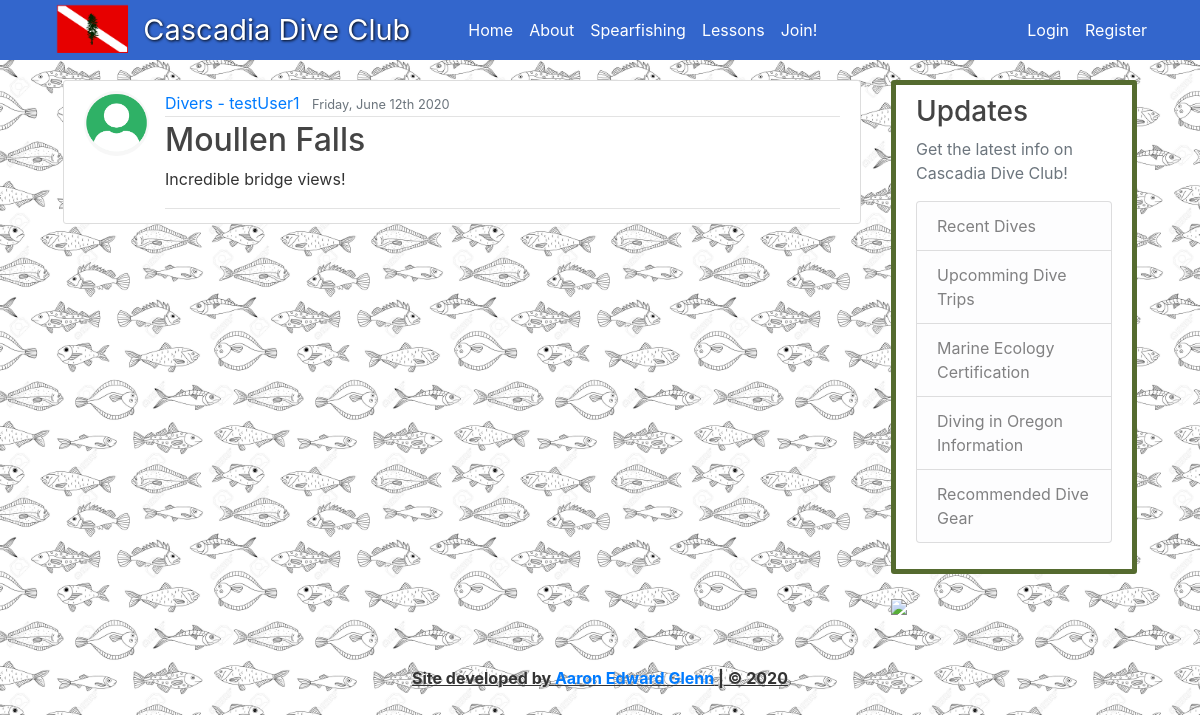
The app's page /post/1/ with its own data.
### blog/models.py (models this page shows, shortened)
class DivePost(models.Model):
    title = models.CharField(max_length=100)
    dive_site = models.CharField(max_length=100, blank=True)
    content = models.TextField()
    date_posted = models.DateTimeField(default=timezone.now)
    diver = models.ForeignKey(User, on_delete=models.SET(get_sentinel_user))

### users/models.py (models this page shows, shortened)
class Profile(models.Model):
    user = models.OneToOneField(User, on_delete=models.CASCADE)
    image = models.ImageField(default='default.jpg', upload_to='prfile_pics')

### blog/views.py (the view)
# urls.py: path('post/<int:pk>/', PostDetailView.as_view(), name='post-detail'),
class PostDetailView(DetailView):
    model = DivePost

### blog/templates/blog/divepost_detail.html (shortened to what this page needs)
{% extends 'blog/base.html' %}
{% block content %}
<article class="media content-section">
    <img class="rounded-circle article-img" src="{{ object.diver.profile.image.url }}">
    <div class="media-body">
        <div class="article-metadata">
            <a class="mr-2" href="#">Divers - {{ object.diver }}</a>
            <small class="text-muted">{{ object.date_posted|date:'l, F jS Y' }}</small>
        </div>
        <h2 class="article-title">{{ object.dive_site }}</h2>
        <p class="article-content">{{ object.content }}</p>
        <div class="article-metadata">
        </div>
    </div>
</article>
{% endblock %}

### blog/static/blog/main.css (style rules this page uses)
body { background-image: url("/media/background_images/fish_background2.jpg"); background-attachment: fixed; color: #333333; background-size: 20%; margin-top: 5rem; }
h1, h2, h3, h4, h5, h6 { color: #444444; }
.content-section { background: #ffffff; padding: 10px 20px; border: 1px solid #dddddd; border-radius: 3px; margin-bottom: 20px; }
.article-title { color: #444444; }
.article-content { white-space: pre-line; }
.article-img { height: 65px; width: 65px; margin-right: 16px; }
.article-metadata { padding-bottom: 1px; margin-bottom: 4px; border-bottom: 1px solid #e3e3e3 }

### records on screen
DivePost: diver.profile.image (placeholder picture), diver "testUser1", date_posted "Friday, June 12th 2020", dive_site "Moullen Falls", content "Incredible bridge views!"
